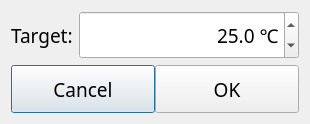
<?xml version="1.0" encoding="UTF-8"?>
<ui version="4.0">
 <class>TargetSetingDialog</class>
 <widget class="QDialog" name="TargetSetingDialog">
  <property name="geometry">
   <rect>
    <x>0</x>
    <y>0</y>
    <width>308</width>
    <height>124</height>
   </rect>
  </property>
  <property name="windowTitle">
   <string>TempSetting</string>
  </property>
  <layout class="QVBoxLayout" name="verticalLayout">
   <item>
    <layout class="QHBoxLayout" name="horizontalLayout_2" stretch="0,1">
     <item>
      <widget class="QLabel" name="label">
       <property name="font">
        <font>
         <family>黑体</family>
         <pointsize>14</pointsize>
        </font>
       </property>
       <property name="text">
        <string>Target:</string>
       </property>
      </widget>
     </item>
     <item>
      <widget class="QDoubleSpinBox" name="doubleSpinBox">
       <property name="minimumSize">
        <size>
         <width>0</width>
         <height>48</height>
        </size>
       </property>
       <property name="font">
        <font>
         <family>黑体</family>
         <pointsize>14</pointsize>
        </font>
       </property>
       <property name="alignment">
        <set>Qt::AlignRight|Qt::AlignTrailing|Qt::AlignVCenter</set>
       </property>
       <property name="suffix">
        <string> ℃</string>
       </property>
       <property name="decimals">
        <number>1</number>
       </property>
       <property name="value">
        <double>25.000000000000000</double>
       </property>
      </widget>
     </item>
    </layout>
   </item>
   <item>
    <layout class="QHBoxLayout" name="horizontalLayout">
     <property name="spacing">
      <number>0</number>
     </property>
     <item>
      <widget class="QPushButton" name="cancelpBtn">
       <property name="minimumSize">
        <size>
         <width>144</width>
         <height>48</height>
        </size>
       </property>
       <property name="font">
        <font>
         <family>黑体</family>
         <pointsize>14</pointsize>
        </font>
       </property>
       <property name="text">
        <string>Cancel</string>
       </property>
      </widget>
     </item>
     <item>
      <widget class="QPushButton" name="startpBtn">
       <property name="minimumSize">
        <size>
         <width>144</width>
         <height>48</height>
        </size>
       </property>
       <property name="font">
        <font>
         <family>黑体</family>
         <pointsize>14</pointsize>
        </font>
       </property>
       <property name="text">
        <string>OK</string>
       </property>
      </widget>
     </item>
    </layout>
   </item>
  </layout>
 </widget>
 <resources/>
 <connections/>
</ui>
